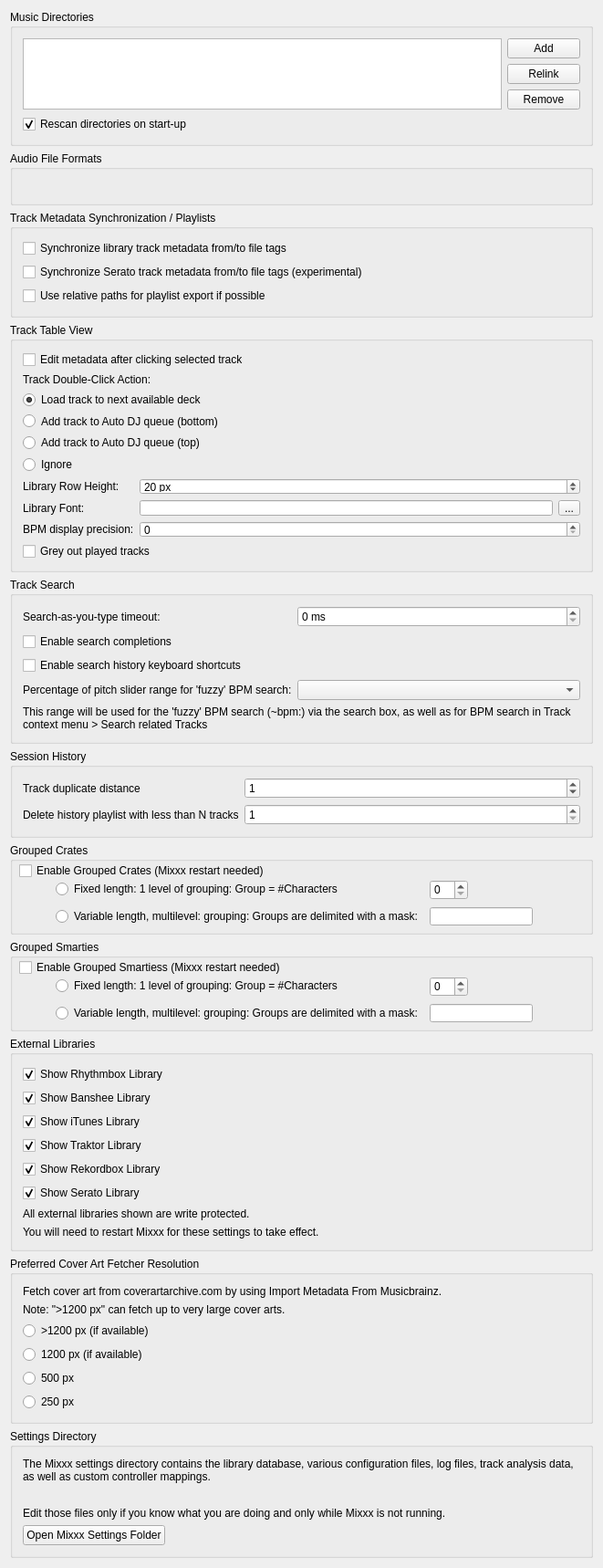
<?xml version="1.0" encoding="UTF-8"?>
<ui version="4.0">
 <class>DlgPrefLibraryDlg</class>
 <widget class="QWidget" name="DlgPrefLibraryDlg">
  <property name="geometry">
   <rect>
    <x>0</x>
    <y>0</y>
    <width>661</width>
    <height>1522</height>
   </rect>
  </property>
  <property name="windowTitle">
   <string notr="true">Library Preferences</string>
  </property>
  <layout class="QVBoxLayout" name="verticalLayout">
   <item>
    <widget class="QGroupBox" name="groupBox_MusicDirectories">
     <property name="title">
      <string>Music Directories</string>
     </property>
     <layout class="QGridLayout" name="gridLayout_music_directories">
      <item row="0" column="0" rowspan="3">
       <widget class="QListView" name="dirList">
        <property name="editTriggers">
         <set>QAbstractItemView::NoEditTriggers</set>
        </property>
        <property name="iconSize">
         <size>
          <width>16</width>
          <height>16</height>
         </size>
        </property>
        <property name="uniformItemSizes">
         <bool>true</bool>
        </property>
       </widget>
      </item>
      <item row="0" column="1">
       <widget class="QPushButton" name="pushButton_add_dir">
        <property name="font">
         <font/>
        </property>
        <property name="toolTip">
         <string>Add a directory where your music is stored. Mixxx will watch this directory and its subdirectories for new tracks.</string>
        </property>
        <property name="text">
         <string>Add</string>
        </property>
       </widget>
      </item>
      <item row="1" column="1">
       <widget class="QPushButton" name="pushButton_relocate_dir">
        <property name="toolTip">
         <string>If an existing music directory is moved, Mixxx doesn't know where to find the audio files in it. Choose Relink to select the music directory in its new location. &lt;br/&gt; This will re-establish the links to the audio files in the Mixxx library.</string>
        </property>
        <property name="text">
         <string extracomment="This will re-establish the links to the audio files in the Mixxx database if you move an music directory to a new location.">Relink</string>
        </property>
       </widget>
      </item>
      <item row="2" column="1">
       <widget class="QPushButton" name="pushButton_remove_dir">
        <property name="font">
         <font/>
        </property>
        <property name="toolTip">
         <string>If removed, Mixxx will no longer watch this directory and its subdirectories for new tracks.</string>
        </property>
        <property name="text">
         <string>Remove</string>
        </property>
       </widget>
      </item>
      <item row="3" column="0" colspan="2">
       <widget class="QCheckBox" name="checkBox_library_scan">
        <property name="text">
         <string>Rescan directories on start-up</string>
        </property>
        <property name="checked">
         <bool>true</bool>
        </property>
       </widget>
      </item>
     </layout>
    </widget>
   </item>
   <item>
    <widget class="QGroupBox" name="groupBox_AudioFileFormats">
     <property name="title">
      <string>Audio File Formats</string>
     </property>
     <property name="flat">
      <bool>false</bool>
     </property>
     <layout class="QGridLayout" name="gridLayout_audio_formats">
      <item row="0" column="0">
       <widget class="QLabel" name="builtInFormats">
        <property name="text">
         <string/>
        </property>
        <property name="wordWrap">
         <bool>true</bool>
        </property>
       </widget>
      </item>
     </layout>
    </widget>
   </item>
   <item>
    <widget class="QGroupBox" name="groupBox_AudioFileTags">
     <property name="title">
      <string>Track Metadata Synchronization / Playlists</string>
     </property>
     <layout class="QGridLayout" name="gridLayout_metadata">
      <item row="0" column="0" colspan="2">
       <widget class="QCheckBox" name="checkBox_sync_track_metadata">
        <property name="toolTip">
         <string>Automatically write modified track metadata from the library into file tags and reimport metadata from updated file tags into the library</string>
        </property>
        <property name="text">
         <string>Synchronize library track metadata from/to file tags</string>
        </property>
       </widget>
      </item>
      <item row="1" column="0">
       <widget class="QCheckBox" name="checkBox_serato_metadata_export">
        <property name="toolTip">
         <string>Keeps track color, beat grid, bpm lock, cue points, and loops synchronized with SERATO_MARKERS/MARKERS2 file tags.&lt;br/&gt;&lt;br/&gt;WARNING: Enabling this option also enables the reimport of Serato metadata after files have been modified outside of Mixxx. On reimport existing metadata in Mixxx is replaced with the metadata found in file tags. Custom metadata not included in file tags like loop colors is lost.</string>
        </property>
        <property name="text">
         <string>Synchronize Serato track metadata from/to file tags (experimental)</string>
        </property>
       </widget>
      </item>
      <item row="2" column="0" colspan="2">
       <widget class="QCheckBox" name="checkBox_use_relative_path">
        <property name="text">
         <string>Use relative paths for playlist export if possible</string>
        </property>
       </widget>
      </item>
     </layout>
    </widget>
   </item>
   <item>
    <widget class="QGroupBox" name="groupBox_TrackTableView">
     <property name="title">
      <string>Track Table View</string>
     </property>
     <layout class="QGridLayout" name="gridLayout_track_table_view">
      <item row="1" column="0" colspan="3">
       <widget class="QCheckBox" name="checkBox_edit_metadata_selected_clicked">
        <property name="text">
         <string>Edit metadata after clicking selected track</string>
        </property>
       </widget>
      </item>
      <item row="2" column="0" colspan="3">
       <widget class="QLabel" name="label_doubeClickAction">
        <property name="text">
         <string>Track Double-Click Action:</string>
        </property>
        <property name="alignment">
         <set>Qt::AlignLeading|Qt::AlignLeft|Qt::AlignVCenter</set>
        </property>
       </widget>
      </item>
      <item row="3" column="0" colspan="3">
       <widget class="QRadioButton" name="radioButton_dbclick_deck">
        <property name="text">
         <string>Load track to next available deck</string>
        </property>
        <property name="checked">
         <bool>true</bool>
        </property>
       </widget>
      </item>
      <item row="4" column="0" colspan="3">
       <widget class="QRadioButton" name="radioButton_dbclick_bottom">
        <property name="text">
         <string>Add track to Auto DJ queue (bottom)</string>
        </property>
       </widget>
      </item>
      <item row="5" column="0" colspan="3">
       <widget class="QRadioButton" name="radioButton_dbclick_top">
        <property name="text">
         <string>Add track to Auto DJ queue (top)</string>
        </property>
       </widget>
      </item>
      <item row="6" column="0" colspan="3">
       <widget class="QRadioButton" name="radioButton_dbclick_ignore">
        <property name="text">
         <string>Ignore</string>
        </property>
       </widget>
      </item>
      <item row="7" column="0">
       <widget class="QLabel" name="label_rowHeight">
        <property name="text">
         <string>Library Row Height:</string>
        </property>
        <property name="alignment">
         <set>Qt::AlignLeading|Qt::AlignLeft|Qt::AlignVCenter</set>
        </property>
       </widget>
      </item>
      <item row="7" column="1" colspan="2">
       <widget class="QSpinBox" name="spinBox_row_height">
        <property name="suffix">
         <string> px</string>
        </property>
        <property name="minimum">
         <number>5</number>
        </property>
        <property name="maximum">
         <number>100</number>
        </property>
        <property name="value">
         <number>20</number>
        </property>
       </widget>
      </item>
      <item row="8" column="0">
       <widget class="QLabel" name="label_libraryFont">
        <property name="text">
         <string>Library Font:</string>
        </property>
        <property name="alignment">
         <set>Qt::AlignLeading|Qt::AlignLeft|Qt::AlignVCenter</set>
        </property>
       </widget>
      </item>
      <item row="8" column="1">
       <widget class="QLineEdit" name="lineEdit_library_font">
        <property name="readOnly">
         <bool>true</bool>
        </property>
       </widget>
      </item>
      <item row="8" column="2">
       <widget class="QToolButton" name="btn_library_font">
        <property name="text">
         <string>...</string>
        </property>
       </widget>
      </item>
      <item row="9" column="0">
       <widget class="QLabel" name="label_bpm_precision">
        <property name="text">
         <string>BPM display precision:</string>
        </property>
        <property name="alignment">
         <set>Qt::AlignLeading|Qt::AlignLeft|Qt::AlignVCenter</set>
        </property>
       </widget>
      </item>
      <item row="9" column="1" colspan="2">
       <widget class="QSpinBox" name="spinbox_bpm_precision"/>
      </item>
      <item row="10" column="0" colspan="3">
       <widget class="QCheckBox" name="checkbox_played_track_color">
        <property name="text">
         <string>Grey out played tracks</string>
        </property>
       </widget>
      </item>
     </layout>
    </widget>
   </item>
   <item>
    <widget class="QGroupBox" name="groupBox_Search">
     <property name="title">
      <string>Track Search</string>
     </property>
     <layout class="QGridLayout" name="gridLayout_search">
      <item row="0" column="0">
       <widget class="QLabel" name="label_searchDebouncingTimeout">
        <property name="text">
         <string>Search-as-you-type timeout:</string>
        </property>
        <property name="alignment">
         <set>Qt::AlignLeading|Qt::AlignLeft|Qt::AlignVCenter</set>
        </property>
       </widget>
      </item>
      <item row="0" column="1" colspan="2">
       <widget class="QSpinBox" name="spinBox_search_debouncing_timeout">
        <property name="suffix">
         <string> ms</string>
        </property>
       </widget>
      </item>
      <item row="1" column="0" colspan="3">
       <widget class="QCheckBox" name="checkBox_enable_search_completions">
        <property name="text">
         <string>Enable search completions</string>
        </property>
       </widget>
      </item>
      <item row="2" column="0" colspan="3">
       <widget class="QCheckBox" name="checkBox_enable_search_history_shortcuts">
        <property name="text">
         <string>Enable search history keyboard shortcuts</string>
        </property>
       </widget>
      </item>
      <item row="3" column="0">
       <widget class="QLabel" name="label_searchBpmFuzzyRange">
        <property name="text">
         <string>Percentage of pitch slider range for 'fuzzy' BPM search:</string>
        </property>
        <property name="alignment">
         <set>Qt::AlignLeading|Qt::AlignLeft|Qt::AlignVCenter</set>
        </property>
        <property name="buddy">
         <cstring>comboBox_search_bpm_fuzzy_range</cstring>
        </property>
       </widget>
      </item>
      <item row="3" column="1" colspan="2">
       <widget class="QComboBox" name="comboBox_search_bpm_fuzzy_range"/>
      </item>
      <item row="4" column="0" colspan="3">
       <widget class="QLabel" name="label_searchBpmFuzzyRangeInfo">
        <property name="text">
         <string>This range will be used for the 'fuzzy' BPM search (~bpm:) via the search box, as well as for BPM search in Track context menu &gt; Search related Tracks</string>
        </property>
        <property name="wordWrap">
         <bool>true</bool>
        </property>
       </widget>
      </item>
     </layout>
    </widget>
   </item>
   <item>
    <widget class="QGroupBox" name="groupBox_History">
     <property name="title">
      <string>Session History</string>
     </property>
     <layout class="QGridLayout" name="gridLayout_history">
      <item row="1" column="0">
       <widget class="QLabel" name="label_history_track_duplicate_distance">
        <property name="text">
         <string>Track duplicate distance</string>
        </property>
        <property name="alignment">
         <set>Qt::AlignLeading|Qt::AlignLeft|Qt::AlignVCenter</set>
        </property>
        <property name="wordWrap">
         <bool>true</bool>
        </property>
       </widget>
      </item>
      <item row="1" column="1" colspan="2">
       <widget class="QSpinBox" name="spinbox_history_track_duplicate_distance">
        <property name="toolTip">
         <string>When playing a track again log it to the session history only if more than N other tracks have been played in the meantime</string>
        </property>
        <property name="minimum">
         <number>0</number>
        </property>
        <property name="maximum">
         <number>99</number>
        </property>
        <property name="value">
         <number>1</number>
        </property>
       </widget>
      </item>
      <item row="2" column="0">
       <widget class="QLabel" name="label_history_cleanup">
        <property name="toolTip">
         <string>History playlist with less than N tracks will be deleted&lt;br/&gt;&lt;br/&gt;Note: the cleanup will be performed during startup and shutdown of Mixxx.</string>
        </property>
        <property name="text">
         <string>Delete history playlist with less than N tracks</string>
        </property>
        <property name="alignment">
         <set>Qt::AlignLeading|Qt::AlignLeft|Qt::AlignVCenter</set>
        </property>
       </widget>
      </item>
      <item row="2" column="1" colspan="2">
       <widget class="QSpinBox" name="spinbox_history_min_tracks_to_keep">
        <property name="minimum">
         <number>1</number>
        </property>
        <property name="maximum">
         <number>99</number>
        </property>
        <property name="value">
         <number>1</number>
        </property>
       </widget>
      </item>
     </layout>
    </widget>
   </item>
   <item>
    <widget class="QGroupBox" name="groupBox_GroupedCrates">
     <property name="minimumSize">
      <size>
       <width>0</width>
       <height>100</height>
      </size>
     </property>
     <property name="title">
      <string>Grouped Crates</string>
     </property>
     <widget class="QCheckBox" name="checkBox_grouped_crates_enable">
      <property name="geometry">
       <rect>
        <x>10</x>
        <y>20</y>
        <width>300</width>
        <height>20</height>
       </rect>
      </property>
      <property name="text">
       <string>Enable Grouped Crates (Mixxx restart needed)</string>
      </property>
     </widget>
     <widget class="QRadioButton" name="radioButton_grouped_crates_fixed_length">
      <property name="geometry">
       <rect>
        <x>50</x>
        <y>40</y>
        <width>400</width>
        <height>20</height>
       </rect>
      </property>
      <property name="minimumSize">
       <size>
        <width>400</width>
        <height>0</height>
       </size>
      </property>
      <property name="text">
       <string>Fixed length: 1 level of grouping: Group = #Characters</string>
      </property>
     </widget>
     <widget class="QRadioButton" name="radioButton_grouped_crates_var_mask">
      <property name="geometry">
       <rect>
        <x>50</x>
        <y>70</y>
        <width>400</width>
        <height>20</height>
       </rect>
      </property>
      <property name="minimumSize">
       <size>
        <width>400</width>
        <height>0</height>
       </size>
      </property>
      <property name="text">
       <string>Variable length, multilevel: grouping: Groups are delimited with a mask: </string>
      </property>
     </widget>
     <widget class="QSpinBox" name="spinBox_grouped_crates_fixed_length">
      <property name="geometry">
       <rect>
        <x>460</x>
        <y>40</y>
        <width>42</width>
        <height>22</height>
       </rect>
      </property>
      <property name="maximum">
       <number>20</number>
      </property>
     </widget>
     <widget class="QLineEdit" name="lineEdit_grouped_crates_var_mask">
      <property name="geometry">
       <rect>
        <x>460</x>
        <y>70</y>
        <width>113</width>
        <height>20</height>
       </rect>
      </property>
     </widget>
    </widget>
   </item>
   <item>
    <widget class="QGroupBox" name="groupBoxGroupedSmarties">
     <property name="minimumSize">
      <size>
       <width>0</width>
       <height>100</height>
      </size>
     </property>
     <property name="title">
      <string>Grouped Smarties</string>
     </property>
     <widget class="QSpinBox" name="spinBox_grouped_smarties_fixed_length">
      <property name="geometry">
       <rect>
        <x>460</x>
        <y>40</y>
        <width>42</width>
        <height>22</height>
       </rect>
      </property>
      <property name="maximum">
       <number>20</number>
      </property>
     </widget>
     <widget class="QRadioButton" name="radioButton_grouped_smarties_fixed_length">
      <property name="geometry">
       <rect>
        <x>50</x>
        <y>40</y>
        <width>400</width>
        <height>20</height>
       </rect>
      </property>
      <property name="minimumSize">
       <size>
        <width>400</width>
        <height>0</height>
       </size>
      </property>
      <property name="text">
       <string>Fixed length: 1 level of grouping: Group = #Characters</string>
      </property>
     </widget>
     <widget class="QLineEdit" name="lineEdit_grouped_smarties_var_mask">
      <property name="geometry">
       <rect>
        <x>460</x>
        <y>70</y>
        <width>113</width>
        <height>20</height>
       </rect>
      </property>
     </widget>
     <widget class="QRadioButton" name="radioButton_grouped_smarties_var_mask">
      <property name="geometry">
       <rect>
        <x>50</x>
        <y>70</y>
        <width>400</width>
        <height>20</height>
       </rect>
      </property>
      <property name="minimumSize">
       <size>
        <width>400</width>
        <height>0</height>
       </size>
      </property>
      <property name="text">
       <string>Variable length, multilevel: grouping: Groups are delimited with a mask: </string>
      </property>
     </widget>
     <widget class="QCheckBox" name="checkBox_grouped_smarties_enable">
      <property name="geometry">
       <rect>
        <x>10</x>
        <y>20</y>
        <width>300</width>
        <height>20</height>
       </rect>
      </property>
      <property name="text">
       <string>Enable Grouped Smartiess (Mixxx restart needed)</string>
      </property>
     </widget>
    </widget>
   </item>
   <item>
    <widget class="QGroupBox" name="groupBox_external_libraries">
     <property name="title">
      <string>External Libraries</string>
     </property>
     <layout class="QGridLayout" name="gridLayout_external_libraries">
      <item row="0" column="0">
       <widget class="QCheckBox" name="checkBox_show_rhythmbox">
        <property name="text">
         <string>Show Rhythmbox Library</string>
        </property>
        <property name="checked">
         <bool>true</bool>
        </property>
       </widget>
      </item>
      <item row="1" column="0">
       <widget class="QCheckBox" name="checkBox_show_banshee">
        <property name="text">
         <string>Show Banshee Library</string>
        </property>
        <property name="checked">
         <bool>true</bool>
        </property>
       </widget>
      </item>
      <item row="2" column="0">
       <widget class="QCheckBox" name="checkBox_show_itunes">
        <property name="text">
         <string>Show iTunes Library</string>
        </property>
        <property name="checked">
         <bool>true</bool>
        </property>
       </widget>
      </item>
      <item row="3" column="0">
       <widget class="QCheckBox" name="checkBox_show_traktor">
        <property name="text">
         <string>Show Traktor Library</string>
        </property>
        <property name="checked">
         <bool>true</bool>
        </property>
       </widget>
      </item>
      <item row="4" column="0">
       <widget class="QCheckBox" name="checkBox_show_rekordbox">
        <property name="text">
         <string>Show Rekordbox Library</string>
        </property>
        <property name="checked">
         <bool>true</bool>
        </property>
       </widget>
      </item>
      <item row="5" column="0">
       <widget class="QCheckBox" name="checkBox_show_serato">
        <property name="text">
         <string>Show Serato Library</string>
        </property>
        <property name="checked">
         <bool>true</bool>
        </property>
       </widget>
      </item>
      <item row="6" column="0">
       <widget class="QLabel" name="label_4">
        <property name="text">
         <string>All external libraries shown are write protected.</string>
        </property>
        <property name="wordWrap">
         <bool>true</bool>
        </property>
        <property name="topMargin" stdset="0">
         <number>10</number>
        </property>
       </widget>
      </item>
      <item row="7" column="0">
       <widget class="QLabel" name="label_11">
        <property name="text">
         <string>You will need to restart Mixxx for these settings to take effect.</string>
        </property>
        <property name="wordWrap">
         <bool>true</bool>
        </property>
       </widget>
      </item>
     </layout>
    </widget>
   </item>
   <item>
    <widget class="QGroupBox" name="groupBox_cover_art_fetcher">
     <property name="title">
      <string>Preferred Cover Art Fetcher Resolution</string>
     </property>
     <layout class="QGridLayout" name="gridLayout_cover_art_fetcher">
      <item row="0" column="0">
       <widget class="QLabel" name="label_12">
        <property name="text">
         <string>Fetch cover art from coverartarchive.com by using Import Metadata From Musicbrainz.</string>
        </property>
        <property name="wordWrap">
         <bool>true</bool>
        </property>
       </widget>
      </item>
      <item row="1" column="0">
       <widget class="QLabel" name="label_13">
        <property name="text">
         <string>Note: &quot;&gt;1200 px&quot; can fetch up to very large cover arts.</string>
        </property>
        <property name="wordWrap">
         <bool>true</bool>
        </property>
       </widget>
      </item>
      <item row="2" column="0">
       <widget class="QRadioButton" name="radioButton_cover_art_fetcher_highest">
        <property name="text">
         <string>&gt;1200 px (if available)</string>
        </property>
        <property name="checked">
         <bool>false</bool>
        </property>
       </widget>
      </item>
      <item row="3" column="0">
       <widget class="QRadioButton" name="radioButton_cover_art_fetcher_high">
        <property name="text">
         <string>1200 px (if available)</string>
        </property>
        <property name="checked">
         <bool>false</bool>
        </property>
       </widget>
      </item>
      <item row="4" column="0">
       <widget class="QRadioButton" name="radioButton_cover_art_fetcher_medium">
        <property name="text">
         <string>500 px</string>
        </property>
        <property name="checked">
         <bool>false</bool>
        </property>
       </widget>
      </item>
      <item row="5" column="0">
       <widget class="QRadioButton" name="radioButton_cover_art_fetcher_lowest">
        <property name="text">
         <string>250 px</string>
        </property>
        <property name="checked">
         <bool>false</bool>
        </property>
       </widget>
      </item>
     </layout>
    </widget>
   </item>
   <item>
    <widget class="QGroupBox" name="groupBox_settingsDir">
     <property name="title">
      <string>Settings Directory</string>
     </property>
     <layout class="QVBoxLayout" name="vlayout_settingsDir">
      <item>
       <widget class="QLabel" name="label_settingsDir">
        <property name="text">
         <string>The Mixxx settings directory contains the library database, various configuration files, log files, track analysis data, as well as custom controller mappings.</string>
        </property>
        <property name="wordWrap">
         <bool>true</bool>
        </property>
       </widget>
      </item>
      <item>
       <widget class="QLabel" name="label_settingsManualLink">
        <property name="text">
         <string/>
        </property>
        <property name="wordWrap">
         <bool>true</bool>
        </property>
        <property name="openExternalLinks">
         <bool>true</bool>
        </property>
       </widget>
      </item>
      <item>
       <widget class="QLabel" name="label_settingsWarning">
        <property name="text">
         <string>Edit those files only if you know what you are doing and only while Mixxx is not running.</string>
        </property>
        <property name="wordWrap">
         <bool>true</bool>
        </property>
       </widget>
      </item>
      <item>
       <widget class="QPushButton" name="pushButton_open_settings_dir">
        <property name="sizePolicy">
         <sizepolicy hsizetype="Fixed" vsizetype="Fixed">
          <horstretch>0</horstretch>
          <verstretch>0</verstretch>
         </sizepolicy>
        </property>
        <property name="text">
         <string>Open Mixxx Settings Folder</string>
        </property>
       </widget>
      </item>
     </layout>
    </widget>
   </item>
   <item>
    <spacer name="verticalSpacer">
     <property name="orientation">
      <enum>Qt::Vertical</enum>
     </property>
     <property name="sizeHint" stdset="0">
      <size>
       <width>20</width>
       <height>40</height>
      </size>
     </property>
    </spacer>
   </item>
  </layout>
 </widget>
 <layoutdefault spacing="6" margin="11"/>
 <tabstops>
  <tabstop>dirList</tabstop>
  <tabstop>pushButton_add_dir</tabstop>
  <tabstop>pushButton_relocate_dir</tabstop>
  <tabstop>pushButton_remove_dir</tabstop>
  <tabstop>checkBox_library_scan</tabstop>
  <tabstop>checkBox_sync_track_metadata</tabstop>
  <tabstop>checkBox_serato_metadata_export</tabstop>
  <tabstop>checkBox_edit_metadata_selected_clicked</tabstop>
  <tabstop>radioButton_dbclick_deck</tabstop>
  <tabstop>radioButton_dbclick_bottom</tabstop>
  <tabstop>radioButton_dbclick_top</tabstop>
  <tabstop>radioButton_dbclick_ignore</tabstop>
  <tabstop>spinbox_bpm_precision</tabstop>
  <tabstop>checkbox_played_track_color</tabstop>
  <tabstop>spinbox_history_track_duplicate_distance</tabstop>
  <tabstop>spinbox_history_min_tracks_to_keep</tabstop>
  <tabstop>checkBox_use_relative_path</tabstop>
  <tabstop>spinBox_row_height</tabstop>
  <tabstop>btn_library_font</tabstop>
  <tabstop>spinBox_search_debouncing_timeout</tabstop>
  <tabstop>checkBox_enable_search_completions</tabstop>
  <tabstop>checkBox_enable_search_history_shortcuts</tabstop>
  <tabstop>comboBox_search_bpm_fuzzy_range</tabstop>
  <tabstop>checkBox_show_rhythmbox</tabstop>
  <tabstop>checkBox_show_banshee</tabstop>
  <tabstop>checkBox_show_itunes</tabstop>
  <tabstop>checkBox_show_traktor</tabstop>
  <tabstop>checkBox_show_rekordbox</tabstop>
  <tabstop>checkBox_show_serato</tabstop>
  <tabstop>radioButton_cover_art_fetcher_highest</tabstop>
  <tabstop>radioButton_cover_art_fetcher_high</tabstop>
  <tabstop>radioButton_cover_art_fetcher_medium</tabstop>
  <tabstop>radioButton_cover_art_fetcher_lowest</tabstop>
  <tabstop>pushButton_open_settings_dir</tabstop>
 </tabstops>
 <resources/>
 <connections/>
</ui>
